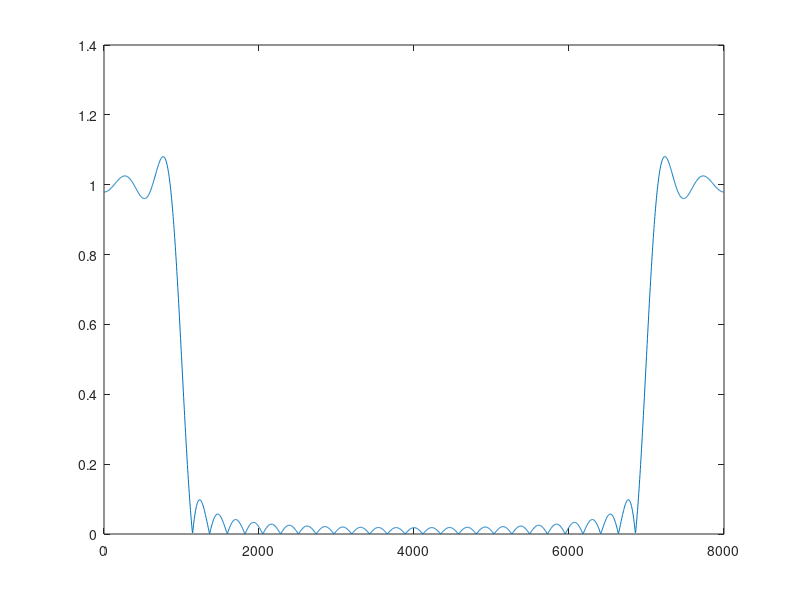
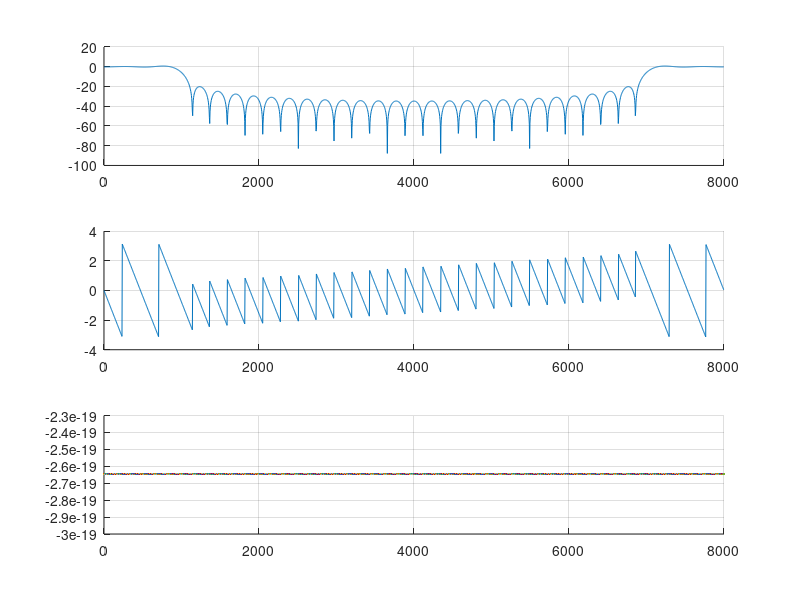

These figures' MATLAB source, in order:
% Exercice 1
% 2)
close all;

fe = 8000;
N = 35;

n = (0:1:N-1);
h = 1/4 * sinc((n-17)/4);
%plot(n,h);

% 3)

Nfft = 2000;  %Rajoute des zero pour lisser le signal, cf cours
fc = fe/8;
freq = (0 : fe/Nfft : fe-fe/Nfft);  %Correspond au nombre de point rajouté par Nfft

hf = fft(h, Nfft);
plot(freq,abs(hf));

% 4)

% Tracer la courbe
figure;
subplot(3,1,1);
grid on;
hold on;

Db = 20*log10(hf);

plot(freq, Db)  %Module en décibels

subplot(3,1,2);
hold on;
grid on;

phase = angle(hf);

plot(freq, phase); %Angle permet d'avoir l'argument d'un complexe

subplot(3,1,3);
hold on;
grid on;

plot(freq, phase/Db);


% Exercice 2
% 1)

% Taper filterDesigner dans la console 